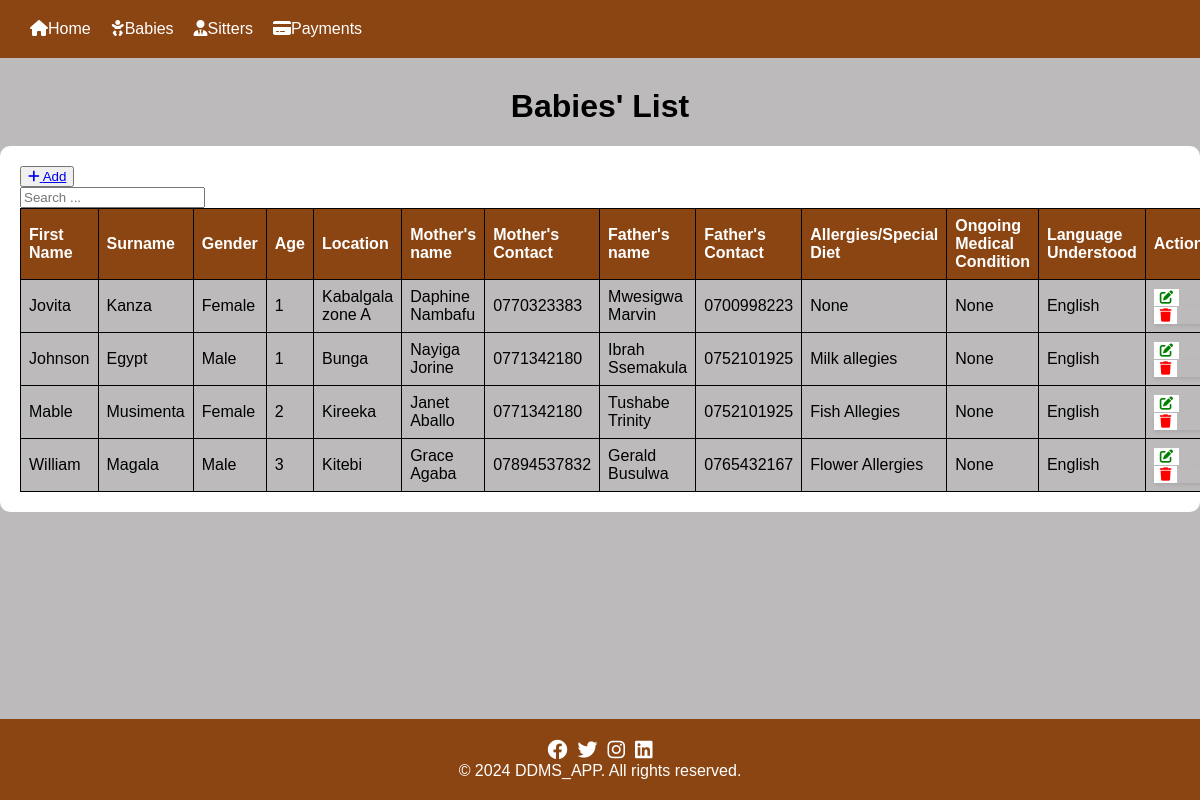
The app's page /baby_list/, older data.
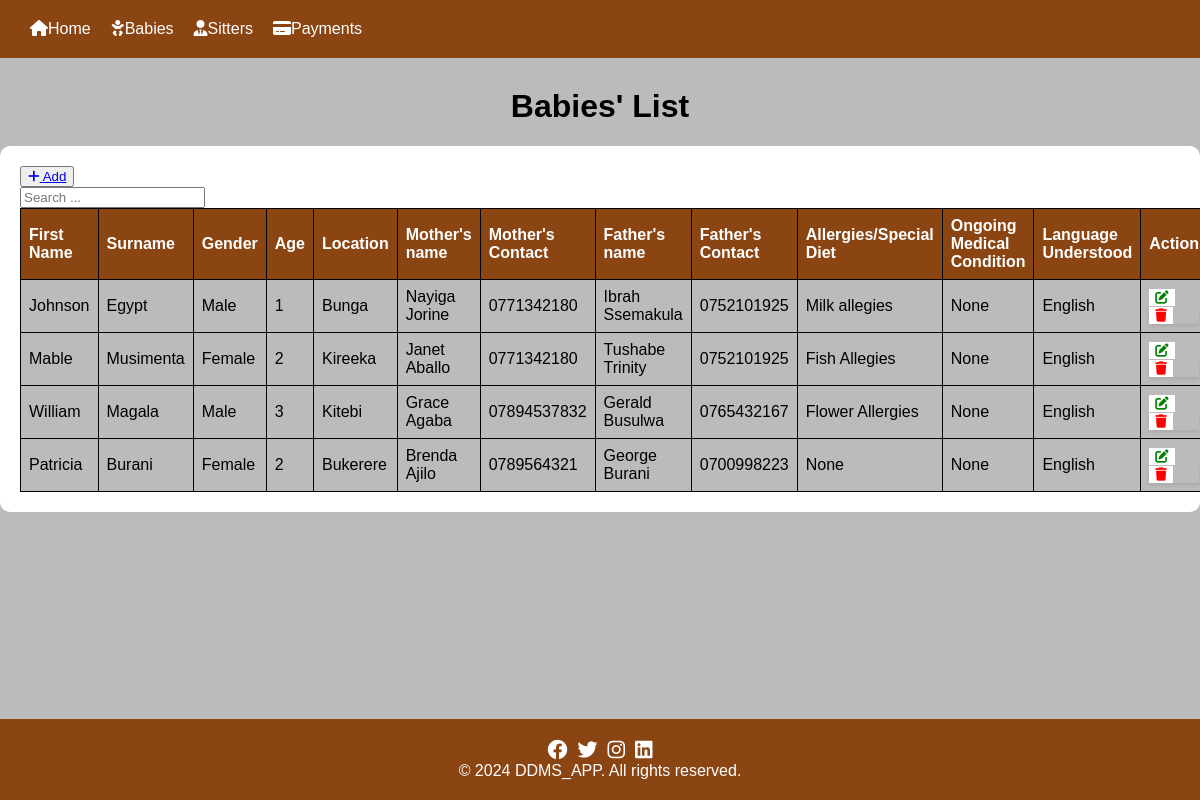
The same page, newer data.
### ddms_app/models.py (models this page shows, shortened)
class Baby(models.Model):
    GENDER = (
        ('Male', 'Male'),
        ('Female', 'Female'),
    )
    created_at =models.DateTimeField(auto_now_add=True)
    first_name = models.CharField(max_length=50, blank=True,null=True)
    last_name = models.CharField(max_length=30, blank=True,null=True)
    gender = models.CharField(max_length=10, blank=True,null=True, choices=GENDER)
    age = models.IntegerField(null=True, blank=True)
    location = models.CharField(max_length=30, null=True, blank=True)
    mother_name = models.CharField(max_length=50, blank=True,null=True)
    mother_phone = models.CharField(max_length=15, blank=True,null=True)
    father_name = models.CharField(max_length=50, blank=True,null=True)
    father_phone = models.CharField(max_length=15, blank=True,null=True)
    any_allegies = models.CharField(max_length=50, blank=True,null=True)
    any_ongoing_medication = models.CharField(max_length=50, blank=True,)
    language_understood = models.CharField(max_length=50, blank=True,null=True)

### ddms_app/views.py (the view)
# urls.py: path('baby_list/', views.baby_list, name='baby_list'),
def baby_list(request):
    records = Baby.objects.all()
    return render(request, 'baby_list.html', {'records': records})

### ddms_app/templates/baby_list.html (shortened to what this page needs)
{% extends 'base.html' %}
{% block content %}
<h1>Babies' List</h1>
<div class="mt-4 p-5 bg-secondary text-white rounded">
    <table class="table table-striped table-bordered">
        <div class="mb-3">
            <button><a href="{% url 'add_baby' %}" class="btn btn-success">
                <i class="fas fa-plus"></i> Add
            </a></button>
            <form class="button" style="  box-shadow: 0px; padding: 0px; border-radius: 0px; margin: 0px; max-width: 200px;" method="GET" action="{% url 'babies_list' %}">
                <input type="text" name="search" class="form-control" placeholder="Search ...">
            </form>
        </div>
        <thead>
            <tr>
                <th>First Name</th>
                <th>Surname</th>
                <th>Gender</th>
                <th>Age</th>
                <th>Location</th>
                <th>Mother's name</th>
                <th>Mother's Contact</th>
                <th>Father's name</th>
                <th>Father's Contact</th>
                <th>Allergies/Special Diet</th>
                <th>Ongoing Medical Condition</th>
                <th>Language Understood</th>
                <th>Action</th>
            </tr>
        </thead>
        <tbody>
            {% for baby in records %}
            <tr>
                <td>{{ baby.first_name }}</td>
                <td>{{ baby.last_name }}</td>
                <td>{{ baby.gender }}</td>
                <td>{{ baby.age }}</td>
                <td>{{ baby.location }}</td>
                <td>{{ baby.mother_name }}</td>
                <td>{{ baby.mother_phone }}</td>
                <td>{{ baby.father_name }}</td>
                <td>{{ baby.father_phone }}</td>
                <td>{{ baby.any_allegies }}</td>
                <td>{{ baby.any_ongoing_medication }}</td>
                <td>{{ baby.language_understood }}</td>
                <td>
                    <button><a href="{% url 'edit_baby' baby.id %}" class="btn btn-danger" >
                        <i class="fas fa-edit"></i>
                    </a></button>
                    <form style="  box-shadow: 0px; padding: 0px; border-radius: 0px; margin: 0px; box-shadow: 0;" action="{% url 'delete_baby' baby.id %}" method="post"
                     onsubmit="return confirm('Are you sure you want to delete this record?');">
                        <button class="btn btn-danger">
                            <i class="fas fa-trash"></i>
                        </button>
                    </form>
                </td>
            </tr>
            {% endfor %}
        </tbody>
    </table>
</div>
{% endblock %}

### ddms_app/templates/base.html (shortened to what this page needs)
{% load static %}
<!DOCTYPE html>
<html lang="en">
<head>
<link rel="stylesheet" href="https://cdnjs.cloudflare.com/ajax/libs/font-awesome/6.0.0/css/all.min.css">
</head>
<body>
    <div class="main" >
    <nav  >
        <ul>
          <li><a href="{% url 'home' %}"><i class="fas fa-home"></i>Home</a></li>
          <li>
            <a href="#"><i class="fas fa-baby"></i>Babies</a>
          </li>
          <li>
            <a href="#"><i class="fas fa-user-tie" ></i>Sitters</a>
          </li>
          <li>
            <a href="#"><i class="fas fa-credit-card"></i>Payments</a>
          </li>
        </ul>
      </nav>
    <div>
        {% block content %}
        {% endblock %}
    </div>
<footer>
    <div class="container text-center">
        <div class="social-icons">
            <a href="#" target="_blank"><i class="fab fa-facebook"></i></a>
            <a href="#" target="_blank"><i class="fab fa-twitter"></i></a>
            <a href="#" target="_blank"><i class="fab fa-instagram"></i></a>
            <a href="#" target="_blank"><i class="fab fa-linkedin"></i></a>
        </div>
        <div class="mt-3">
            &copy; 2024 DDMS_APP. All rights reserved.
        </div>
    </div>
</footer>
</div>
</body>
</html>

### ddms_app/templates/base.html (style rules this page uses)
body { font-family: Arial, sans-serif; background-color: rgb(188, 186, 186); margin: 0; padding: 0; color:white; }
h1 { text-align: center; margin-top: 30px; color:#000000; }
form { max-width: 500px; margin: 0 auto; padding: 20px; border-radius: 8px; box-shadow: 0 2px 4px rgba(0, 0, 0, 0.1); }
.mt-4 { margin-top: 20px; }
.p-5 { padding: 20px; }
.bg-secondary { background-color: white; border-radius: 10px; }
.text-white { color: #fff; }
table { width: 100%; border-collapse: collapse; border-spacing: 0; }
th, td { border: 1px solid #000000; padding: 8px; text-align: left; }
th { background-color: #8B4513; color: white; border: 1px solid black; }
td { background-color: rgb(188, 186, 186); color:#000000 }
td button { background-color: white ; color: red; border: none; cursor: pointer; }
td button a { color:green; text-decoration: none; background-color: white; }
footer { background:#8B4513; color: #fff; padding: 20px 0; position: fixed; bottom: 0; width: 100%; }
footer .container { display: flex; flex-direction: column; align-items: center; }
footer a { color: #fff; text-decoration: none; }
footer .social-icons { display: flex; gap: 10px; }
footer .social-icons a { font-size: 20px; }
nav { background-color: #8B4513; padding: 20px; display: flex; justify-content: space-between; }
nav ul { list-style-type: none; margin: 0; padding: 0; display: flex; align-items: center; }
nav ul li { position: relative; }
nav a { text-decoration: none; color: white; padding: 10px; transition: background 0.3s ease; }
.main { margin-bottom: 100px; }

Row changes from the older to the newer data that the page shows:
removed Baby: first_name "Jovita", last_name "Kanza", gender "Female", age "1", location "Kabalgala zone A", mother_name "Daphine Nambafu", mother_phone "0770323383", father_name "Mwesigwa Marvin", father_phone "0700998223", any_allegies "None", any_ongoing_medication "None", language_understood "English"
added Baby: first_name "Patricia", last_name "Burani", gender "Female", age "2", location "Bukerere", mother_name "Brenda Ajilo", mother_phone "0789564321", father_name "George Burani", father_phone "0700998223", any_allegies "None", any_ongoing_medication "None", language_understood "English"
